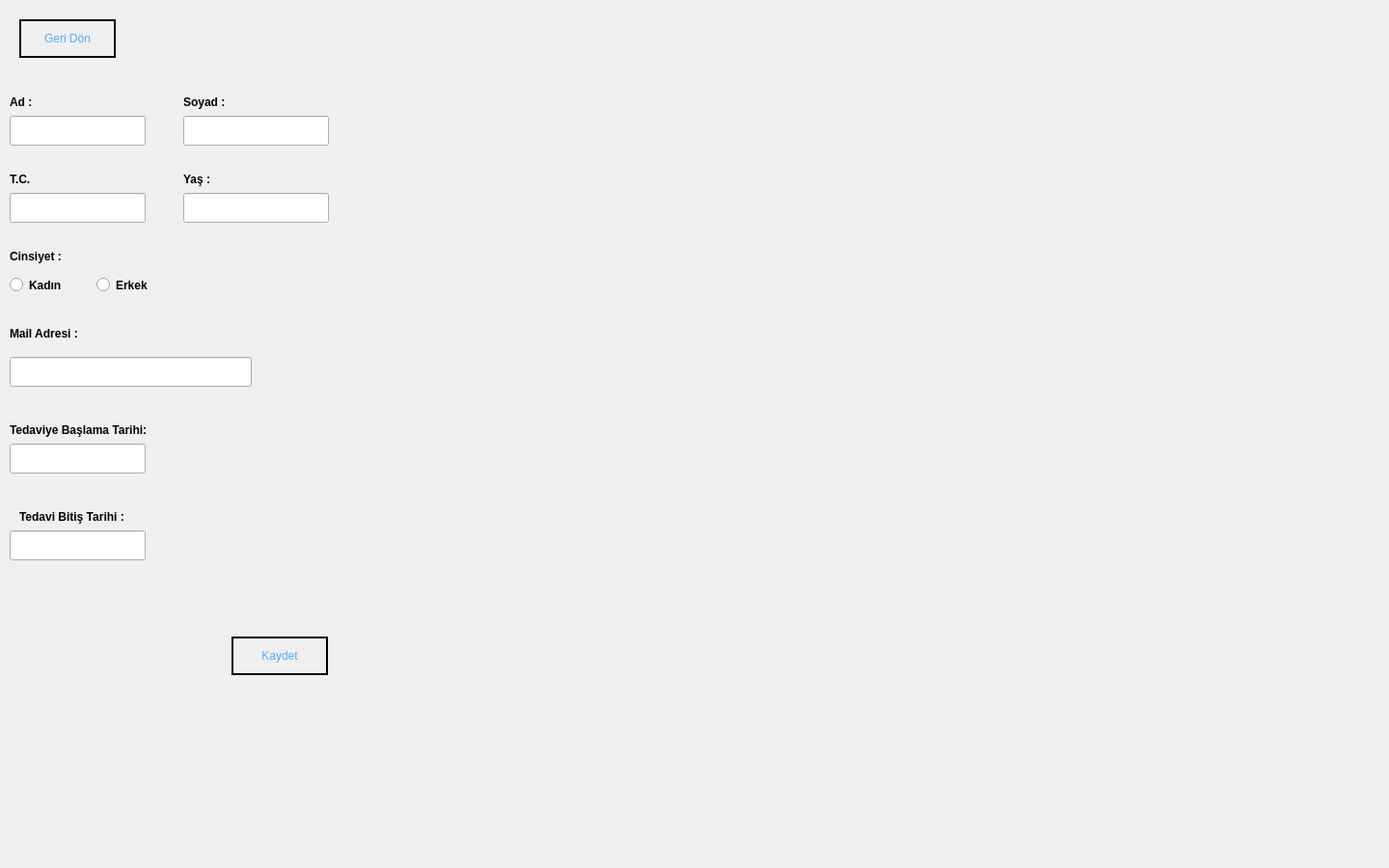
<?xml version="1.0" encoding="UTF-8"?>
<ui version="4.0">
 <class>Profile</class>
 <widget class="QWidget" name="Profile">
  <property name="geometry">
   <rect>
    <x>0</x>
    <y>0</y>
    <width>1440</width>
    <height>900</height>
   </rect>
  </property>
  <property name="windowTitle">
   <string>Profile</string>
  </property>
  <property name="styleSheet">
   <string notr="true">Qlabel {
background-color: rgb(85, 170, 255);
}</string>
  </property>
  <widget class="QLabel" name="labelphoto">
   <property name="geometry">
    <rect>
     <x>-10</x>
     <y>0</y>
     <width>1471</width>
     <height>951</height>
    </rect>
   </property>
   <property name="text">
    <string/>
   </property>
   <property name="pixmap">
    <pixmap>h.png</pixmap>
   </property>
   <property name="scaledContents">
    <bool>true</bool>
   </property>
  </widget>
  <widget class="QLabel" name="label1">
   <property name="geometry">
    <rect>
     <x>10</x>
     <y>90</y>
     <width>141</width>
     <height>31</height>
    </rect>
   </property>
   <property name="font">
    <font>
     <weight>75</weight>
     <bold>true</bold>
    </font>
   </property>
   <property name="styleSheet">
    <string notr="true">QLabel { color: rgb(85, 170, 255); /* Yazı rengi mavi / }</string>
   </property>
   <property name="text">
    <string>Ad : </string>
   </property>
  </widget>
  <widget class="QLineEdit" name="line1">
   <property name="geometry">
    <rect>
     <x>10</x>
     <y>120</y>
     <width>141</width>
     <height>31</height>
    </rect>
   </property>
   <property name="text">
    <string/>
   </property>
  </widget>
  <widget class="QPushButton" name="b_back">
   <property name="geometry">
    <rect>
     <x>20</x>
     <y>20</y>
     <width>100</width>
     <height>40</height>
    </rect>
   </property>
   <property name="styleSheet">
    <string notr="true">QPushButton {
   color: rgb(85, 170, 255);
    border: 2px solid black; /* Koyu renkli sınır (2px kalınlıkta siyah) */
}</string>
   </property>
   <property name="text">
    <string>Geri Dön</string>
   </property>
  </widget>
  <widget class="QPushButton" name="b_save">
   <property name="geometry">
    <rect>
     <x>240</x>
     <y>660</y>
     <width>100</width>
     <height>40</height>
    </rect>
   </property>
   <property name="styleSheet">
    <string notr="true">QPushButton {
   color: rgb(85, 170, 255);
    border: 2px solid black; /* Koyu renkli sınır (2px kalınlıkta siyah) */
}</string>
   </property>
   <property name="text">
    <string>Kaydet</string>
   </property>
  </widget>
  <widget class="QLineEdit" name="line2">
   <property name="geometry">
    <rect>
     <x>190</x>
     <y>120</y>
     <width>151</width>
     <height>31</height>
    </rect>
   </property>
   <property name="text">
    <string/>
   </property>
  </widget>
  <widget class="QLineEdit" name="line3">
   <property name="geometry">
    <rect>
     <x>10</x>
     <y>200</y>
     <width>141</width>
     <height>31</height>
    </rect>
   </property>
   <property name="text">
    <string/>
   </property>
  </widget>
  <widget class="QRadioButton" name="L5b1">
   <property name="geometry">
    <rect>
     <x>10</x>
     <y>280</y>
     <width>100</width>
     <height>31</height>
    </rect>
   </property>
   <property name="font">
    <font>
     <weight>75</weight>
     <bold>true</bold>
    </font>
   </property>
   <property name="styleSheet">
    <string notr="true">QRadioButton { color: rgb(85, 170, 255); /* Yazı rengi mavi / }</string>
   </property>
   <property name="text">
    <string>Kadın</string>
   </property>
  </widget>
  <widget class="QRadioButton" name="L5b2">
   <property name="geometry">
    <rect>
     <x>100</x>
     <y>280</y>
     <width>100</width>
     <height>31</height>
    </rect>
   </property>
   <property name="font">
    <font>
     <weight>75</weight>
     <bold>true</bold>
    </font>
   </property>
   <property name="styleSheet">
    <string notr="true">QRadioButton { color: rgb(85, 170, 255); /* Yazı rengi mavi / }</string>
   </property>
   <property name="text">
    <string>Erkek</string>
   </property>
  </widget>
  <widget class="QLineEdit" name="line4">
   <property name="geometry">
    <rect>
     <x>190</x>
     <y>200</y>
     <width>151</width>
     <height>31</height>
    </rect>
   </property>
   <property name="text">
    <string/>
   </property>
  </widget>
  <widget class="QLineEdit" name="line6">
   <property name="geometry">
    <rect>
     <x>10</x>
     <y>370</y>
     <width>251</width>
     <height>31</height>
    </rect>
   </property>
   <property name="text">
    <string/>
   </property>
  </widget>
  <widget class="QLineEdit" name="line7">
   <property name="geometry">
    <rect>
     <x>10</x>
     <y>460</y>
     <width>141</width>
     <height>31</height>
    </rect>
   </property>
   <property name="text">
    <string/>
   </property>
  </widget>
  <widget class="QLineEdit" name="line8">
   <property name="geometry">
    <rect>
     <x>10</x>
     <y>550</y>
     <width>141</width>
     <height>31</height>
    </rect>
   </property>
   <property name="text">
    <string/>
   </property>
  </widget>
  <widget class="QLabel" name="label2">
   <property name="geometry">
    <rect>
     <x>190</x>
     <y>90</y>
     <width>151</width>
     <height>31</height>
    </rect>
   </property>
   <property name="font">
    <font>
     <weight>75</weight>
     <bold>true</bold>
    </font>
   </property>
   <property name="styleSheet">
    <string notr="true">QLabel { color: rgb(85, 170, 255); /* Yazı rengi mavi / }</string>
   </property>
   <property name="text">
    <string>Soyad : </string>
   </property>
  </widget>
  <widget class="QLabel" name="label3">
   <property name="geometry">
    <rect>
     <x>10</x>
     <y>170</y>
     <width>141</width>
     <height>31</height>
    </rect>
   </property>
   <property name="font">
    <font>
     <weight>75</weight>
     <bold>true</bold>
    </font>
   </property>
   <property name="styleSheet">
    <string notr="true">QLabel { color: rgb(85, 170, 255); /* Yazı rengi mavi / }</string>
   </property>
   <property name="text">
    <string>T.C. </string>
   </property>
  </widget>
  <widget class="QLabel" name="label4">
   <property name="geometry">
    <rect>
     <x>190</x>
     <y>170</y>
     <width>151</width>
     <height>31</height>
    </rect>
   </property>
   <property name="font">
    <font>
     <weight>75</weight>
     <bold>true</bold>
    </font>
   </property>
   <property name="styleSheet">
    <string notr="true">QLabel { color: rgb(85, 170, 255); /* Yazı rengi mavi / }</string>
   </property>
   <property name="text">
    <string>Yaş : </string>
   </property>
  </widget>
  <widget class="QLabel" name="label5">
   <property name="geometry">
    <rect>
     <x>10</x>
     <y>250</y>
     <width>131</width>
     <height>31</height>
    </rect>
   </property>
   <property name="font">
    <font>
     <weight>75</weight>
     <bold>true</bold>
    </font>
   </property>
   <property name="styleSheet">
    <string notr="true">QLabel { color: rgb(85, 170, 255); /* Yazı rengi mavi / }</string>
   </property>
   <property name="text">
    <string>Cinsiyet : </string>
   </property>
  </widget>
  <widget class="QLabel" name="label6">
   <property name="geometry">
    <rect>
     <x>10</x>
     <y>330</y>
     <width>131</width>
     <height>31</height>
    </rect>
   </property>
   <property name="font">
    <font>
     <weight>75</weight>
     <bold>true</bold>
    </font>
   </property>
   <property name="styleSheet">
    <string notr="true">QLabel { color: rgb(85, 170, 255); /* Yazı rengi mavi / }</string>
   </property>
   <property name="text">
    <string>Mail Adresi : </string>
   </property>
  </widget>
  <widget class="QLabel" name="label7">
   <property name="geometry">
    <rect>
     <x>10</x>
     <y>430</y>
     <width>161</width>
     <height>31</height>
    </rect>
   </property>
   <property name="font">
    <font>
     <weight>75</weight>
     <bold>true</bold>
    </font>
   </property>
   <property name="styleSheet">
    <string notr="true">QLabel { color: rgb(85, 170, 255); /* Yazı rengi mavi / }</string>
   </property>
   <property name="text">
    <string>Tedaviye Başlama Tarihi: </string>
   </property>
  </widget>
  <widget class="QLabel" name="label8">
   <property name="geometry">
    <rect>
     <x>20</x>
     <y>520</y>
     <width>131</width>
     <height>31</height>
    </rect>
   </property>
   <property name="font">
    <font>
     <weight>75</weight>
     <bold>true</bold>
    </font>
   </property>
   <property name="styleSheet">
    <string notr="true">QLabel { color: rgb(85, 170, 255); /* Yazı rengi mavi / }</string>
   </property>
   <property name="text">
    <string>Tedavi Bitiş Tarihi : </string>
   </property>
  </widget>
 </widget>
 <resources/>
 <connections/>
</ui>
